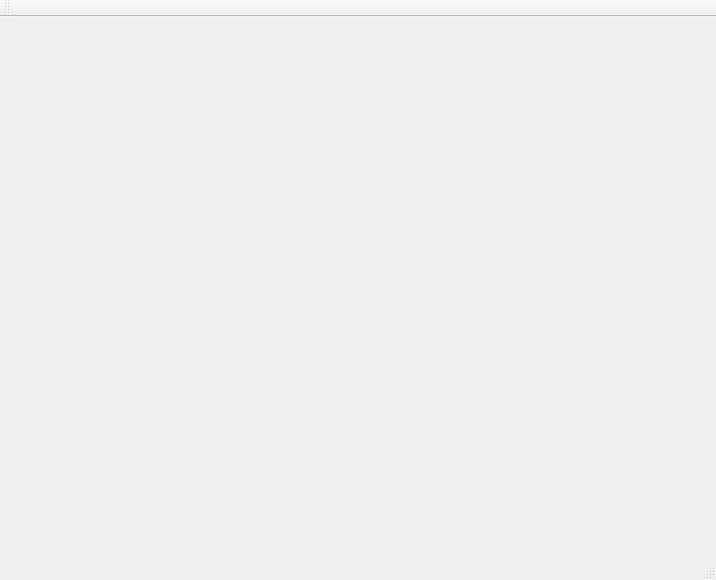
<?xml version="1.0" encoding="UTF-8"?>
<ui version="4.0">
 <class>MainWindow</class>
 <widget class="QMainWindow" name="MainWindow">
  <property name="geometry">
   <rect>
    <x>0</x>
    <y>0</y>
    <width>716</width>
    <height>580</height>
   </rect>
  </property>
  <property name="sizePolicy">
   <sizepolicy hsizetype="Minimum" vsizetype="Minimum">
    <horstretch>0</horstretch>
    <verstretch>0</verstretch>
   </sizepolicy>
  </property>
  <property name="windowTitle">
   <string>MainWindow</string>
  </property>
  <property name="windowIcon">
   <iconset>
    <normaloff>:/icon.png</normaloff>:/icon.png</iconset>
  </property>
  <widget class="QWidget" name="centralwidget">
   <layout class="QVBoxLayout" name="verticalLayout_2"/>
  </widget>
  <widget class="QMenuBar" name="menubar">
   <property name="geometry">
    <rect>
     <x>0</x>
     <y>0</y>
     <width>716</width>
     <height>23</height>
    </rect>
   </property>
  </widget>
  <widget class="QStatusBar" name="statusbar"/>
  <widget class="IBToolBar" name="toolBar">
   <property name="windowTitle">
    <string>toolBar</string>
   </property>
   <attribute name="toolBarArea">
    <enum>TopToolBarArea</enum>
   </attribute>
   <attribute name="toolBarBreak">
    <bool>false</bool>
   </attribute>
  </widget>
 </widget>
 <customwidgets>
  <customwidget>
   <class>IBToolBar</class>
   <extends>QToolBar</extends>
   <header>ibtoolbar.h</header>
  </customwidget>
 </customwidgets>
 <resources/>
 <connections/>
 <slots>
  <slot>switchButton()</slot>
 </slots>
</ui>
